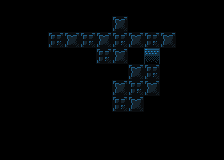

Below is a game level as drawn by its tile map, then a one-line description and the .tmx file that defines it, in full:
An orthogonal 14x10 tile map with 16x16 px tiles, 1 tile layer (background) and 29 objects (25x tile, moveable_tile, finish_tile, actor, video_tape).

<map version="1.4" tiledversion="1.4.3" orientation="orthogonal" renderorder="right-down" width="14" height="10" tilewidth="16" tileheight="16" infinite="0" nextlayerid="6" nextobjectid="144">
 <properties>
  <property name="display_name" value="Push It Real Good" />
  <property name="has_video_tape" type="bool" value="true" />
  <property name="next_level" value="./data/levels/tmx/L5-PushingS.tmx" />
  <property name="player_bomb_count" value="0" />
 </properties>
 <tileset firstgid="1" name="newtiledsheet" tilewidth="16" tileheight="16" tilecount="180" columns="9">
  <image source="../../newtiledsheet.png" width="144" height="320" />
  <tile id="0">
   <properties>
    <property name="destructable" value="" />
    <property name="solid" value="1" />
   </properties>
  </tile>
  <tile id="1">
   <properties>
    <property name="destructable" value="" />
    <property name="solid" value="1" />
   </properties>
  </tile>
  <tile id="2">
   <properties>
    <property name="destructable" value="" />
    <property name="solid" value="1" />
   </properties>
  </tile>
  <tile id="3">
   <properties>
    <property name="destructable" value="" />
    <property name="solid" value="1" />
   </properties>
  </tile>
  <tile id="4">
   <properties>
    <property name="destructable" value="" />
    <property name="solid" value="" />
   </properties>
  </tile>
  <tile id="9">
   <properties>
    <property name="destructable" value="" />
    <property name="solid" value="1" />
   </properties>
  </tile>
  <tile id="10">
   <properties>
    <property name="destructable" value="" />
    <property name="solid" value="1" />
   </properties>
  </tile>
  <tile id="11">
   <properties>
    <property name="destructable" value="" />
    <property name="solid" value="1" />
   </properties>
  </tile>
  <tile id="12">
   <properties>
    <property name="destructable" value="" />
    <property name="solid" value="1" />
   </properties>
  </tile>
  <tile id="13">
   <properties>
    <property name="destructable" value="" />
    <property name="solid" value="" />
   </properties>
  </tile>
  <tile id="18">
   <properties>
    <property name="destructable" value="" />
    <property name="solid" value="" />
   </properties>
  </tile>
  <tile id="19">
   <properties>
    <property name="destructable" value="" />
    <property name="solid" value="" />
   </properties>
  </tile>
  <tile id="20">
   <properties>
    <property name="destructable" type="bool" value="true" />
    <property name="solid" value="1" />
   </properties>
  </tile>
  <tile id="27">
   <properties>
    <property name="destructable" value="" />
    <property name="solid" value="1" />
   </properties>
  </tile>
  <tile id="28">
   <properties>
    <property name="destructable" value="" />
    <property name="solid" value="1" />
   </properties>
  </tile>
  <tile id="29">
   <properties>
    <property name="destructable" value="1" />
    <property name="solid" value="1" />
   </properties>
  </tile>
  <tile id="30">
   <properties>
    <property name="destructable" value="" />
    <property name="solid" value="1" />
   </properties>
  </tile>
  <tile id="31">
   <properties>
    <property name="destructable" value="" />
    <property name="solid" value="" />
   </properties>
  </tile>
  <tile id="32">
   <properties>
    <property name="destructable" value="" />
    <property name="solid" value="" />
   </properties>
  </tile>
  <tile id="54">
   <properties>
    <property name="destructable" value="" />
    <property name="solid" value="True" />
   </properties>
  </tile>
  <tile id="58">
   <properties>
    <property name="destructable" value="" />
    <property name="solid" value="" />
   </properties>
  </tile>
 </tileset>
 <layer id="1" name="background" width="14" height="10">
  <data encoding="csv">
27,27,27,27,27,27,27,27,27,27,27,27,27,22,
27,27,27,27,27,27,36,20,36,36,36,36,27,27,
27,27,27,19,20,19,20,19,20,19,20,27,27,27,
27,27,27,36,36,36,19,20,27,10,22,27,27,22,
27,27,27,27,27,27,36,36,20,19,22,22,22,22,
27,27,27,27,27,27,27,20,19,20,22,22,22,22,
27,27,27,27,27,27,27,19,20,27,27,22,22,22,
22,27,22,27,22,27,27,27,27,27,27,27,27,22,
22,27,22,27,22,22,22,22,22,22,22,22,22,22,
22,27,22,22,22,22,22,22,22,22,22,22,22,22
</data>
 </layer>
 <objectgroup id="4" name="objects">
  <object id="87" type="tile" gid="1" x="64" y="32" width="16" height="16" />
  <object id="88" type="tile" gid="1" x="80" y="32" width="16" height="16" />
  <object id="89" type="tile" gid="1" x="96" y="32" width="16" height="16" />
  <object id="90" type="tile" gid="1" x="112" y="16" width="16" height="16" />
  <object id="91" type="tile" gid="1" x="128" y="32" width="16" height="16" />
  <object id="100" type="tile" gid="10" x="64" y="64" width="16" height="16" />
  <object id="101" type="tile" gid="10" x="80" y="64" width="16" height="16" />
  <object id="102" type="tile" gid="10" x="96" y="80" width="16" height="16" />
  <object id="103" type="tile" gid="10" x="112" y="80" width="16" height="16" />
  <object id="104" type="tile" gid="10" x="128" y="64" width="16" height="16" />
  <object id="119" type="moveable_tile" gid="45" x="80" y="48" width="16" height="16" />
  <object id="124" type="finish_tile" gid="32" x="176" y="48" width="16" height="16" />
  <object id="125" type="tile" gid="1" x="144" y="32" width="16" height="16" />
  <object id="126" type="tile" gid="1" x="160" y="32" width="16" height="16" />
  <object id="127" type="tile" gid="1" x="176" y="32" width="16" height="16" />
  <object id="128" type="tile" gid="10" x="160" y="64" width="16" height="16" />
  <object id="129" type="tile" gid="10" x="176" y="64" width="16" height="16" />
  <object id="131" type="actor" gid="46" x="48" y="48" width="16" height="16" />
  <object id="132" type="tile" gid="1" x="48" y="32" width="16" height="16" />
  <object id="133" type="tile" gid="10" x="48" y="64" width="16" height="16" />
  <object id="134" type="tile" gid="11" x="32" y="48" width="16" height="16" />
  <object id="136" type="video_tape" gid="66" x="112" y="112" width="16" height="16" />
  <object id="137" type="tile" gid="27" x="96" y="96" width="16" height="16" />
  <object id="138" type="tile" gid="27" x="96" y="112" width="16" height="16" />
  <object id="139" type="tile" gid="27" x="112" y="128" width="16" height="16" />
  <object id="140" type="tile" gid="27" x="128" y="128" width="16" height="16" />
  <object id="141" type="tile" gid="27" x="144" y="112" width="16" height="16" />
  <object id="142" type="tile" gid="27" x="160" y="96" width="16" height="16" />
  <object id="143" type="tile" gid="27" x="160" y="80" width="16" height="16" />
 </objectgroup>
</map>
